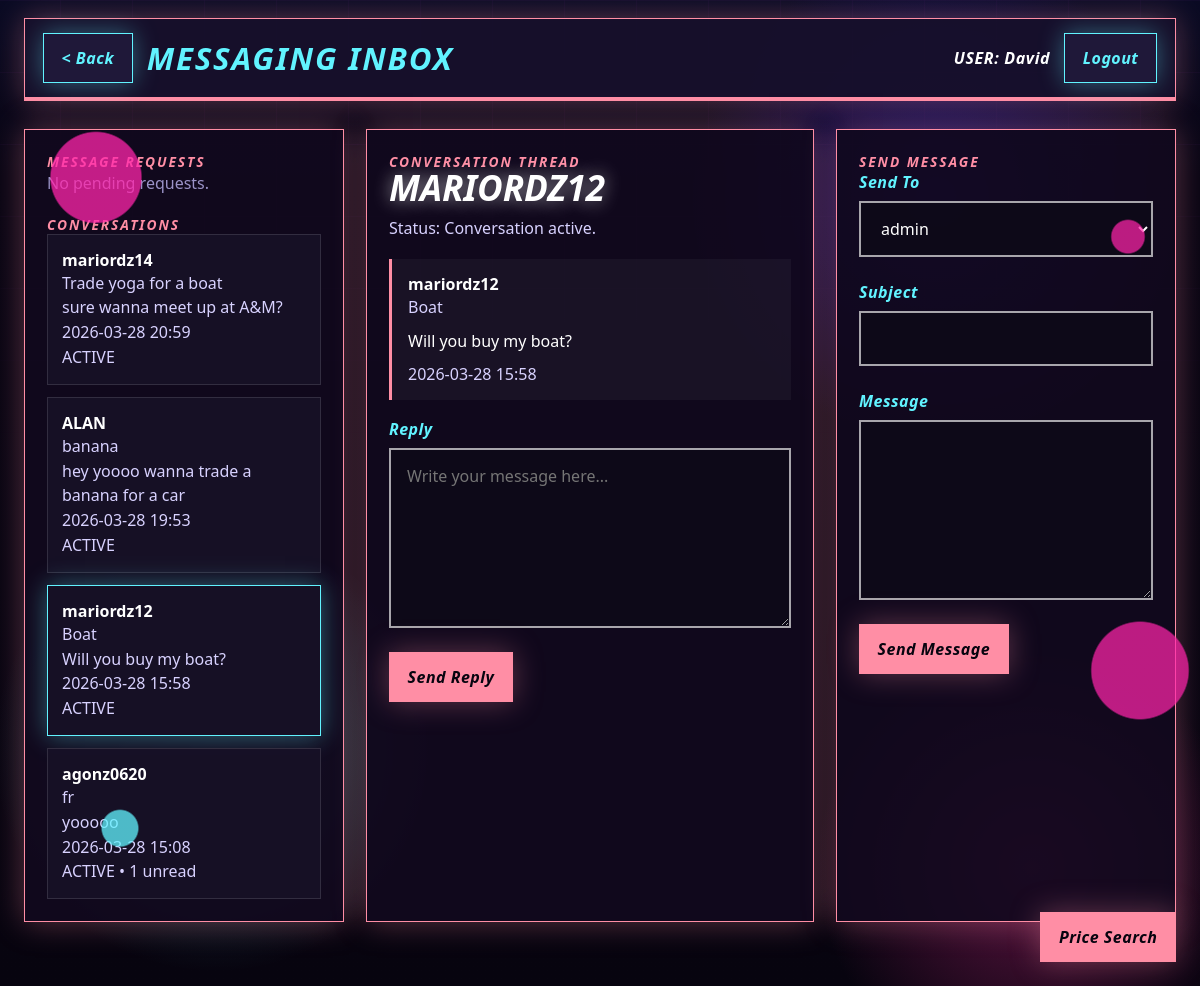
Page /inbox?conv=6 (signed in) on the committed database.
### tables this page shows
CREATE TABLE messages (
            id INTEGER PRIMARY KEY AUTOINCREMENT,
            sender_id INTEGER NOT NULL,
            receiver_id INTEGER NOT NULL,
            subject TEXT NOT NULL,
            body TEXT NOT NULL,
            item_id INTEGER,
            created_at TEXT NOT NULL,
            is_read INTEGER NOT NULL DEFAULT 0, conversation_id INTEGER,
            FOREIGN KEY(sender_id) REFERENCES users(id),
            FOREIGN KEY(receiver_id) REFERENCES users(id),
            FOREIGN KEY(item_id) REFERENCES items(id)
        );

CREATE TABLE conversations (
            id INTEGER PRIMARY KEY AUTOINCREMENT,
            user_one_id INTEGER NOT NULL,
            user_two_id INTEGER NOT NULL,
            requested_by INTEGER NOT NULL,
            status TEXT NOT NULL DEFAULT 'pending',
            created_at TEXT NOT NULL,
            updated_at TEXT NOT NULL,
            UNIQUE(user_one_id, user_two_id),
            FOREIGN KEY(user_one_id) REFERENCES users(id),
            FOREIGN KEY(user_two_id) REFERENCES users(id),
            FOREIGN KEY(requested_by) REFERENCES users(id)
        );

CREATE TABLE users (
            id INTEGER PRIMARY KEY AUTOINCREMENT,
            username TEXT UNIQUE NOT NULL,
            password TEXT NOT NULL,
            created_at TEXT NOT NULL
        );

### web_app.py (the view, shortened to what this page needs)
@app.route("/inbox", methods=["GET", "POST"])
@login_required
def inbox():
    user_id = current_user_id()
    assert user_id is not None
    requests = get_message_requests(user_id)
    conversations = get_visible_conversations(user_id)
    selected_conversation_id = request.args.get("conv", type=int)
    if selected_conversation_id is None and conversations:
        selected_conversation_id = conversations[0][0]
    selected_meta = None
    selected_messages: list[tuple] = []
    if selected_conversation_id is not None:
        selected_meta, selected_messages = get_conversation_messages(user_id, selected_conversation_id)
        if selected_meta is not None:
            mark_conversation_read(user_id, selected_conversation_id)
    users = get_all_users_except(user_id)
    return render_template(
        "inbox.html",
        requests=requests,
        conversations=conversations,
        selected_conversation_id=selected_conversation_id,
        selected_meta=selected_meta,
        selected_messages=selected_messages,
        users=users,
        current_user_id=user_id,
        format_timestamp=format_timestamp,
    )

### main.py (called while the page is built)
def get_db_connection() -> sqlite3.Connection:
    conn = sqlite3.connect(DB_NAME, timeout=10)
    conn.execute("PRAGMA journal_mode=WAL")
    return conn

def get_all_users_except(user_id: int) -> list[tuple[int, str]]:
    conn = get_db_connection()
    cur = conn.cursor()
    cur.execute(
        "SELECT id, username FROM users WHERE id != ? ORDER BY username COLLATE NOCASE",
        (user_id,),
    )
    rows = cur.fetchall()
    conn.close()
    return rows

def get_message_requests(user_id: int) -> list[tuple]:
    conn = get_db_connection()
    cur = conn.cursor()
    cur.execute(
        """
        SELECT c.id,
               u.username,
               m.subject,
               m.body,
               m.created_at,
               c.requested_by
        FROM conversations c
        JOIN messages m ON m.id = (
            SELECT MAX(id) FROM messages WHERE conversation_id = c.id
        )
        JOIN users u ON u.id = c.requested_by
        WHERE c.status = 'pending'
          AND c.requested_by != ?
          AND (c.user_one_id = ? OR c.user_two_id = ?)
        ORDER BY c.updated_at DESC
        """,
        (user_id, user_id, user_id),
    )
    rows = cur.fetchall()
    conn.close()
    return rows

def mark_conversation_read(user_id: int, conversation_id: int) -> None:
    conn = get_db_connection()
    cur = conn.cursor()
    cur.execute(
        """
        UPDATE messages
        SET is_read = 1
        WHERE conversation_id = ? AND receiver_id = ?
        """,
        (conversation_id, user_id),
    )
    conn.commit()
    conn.close()

def format_timestamp(timestamp_text: str) -> str:
    return timestamp_text[:16].replace("T", " ")

### web_app.py (called while the page is built)
def current_user_id() -> int | None:
    user_id = session.get("user_id")
    return int(user_id) if user_id is not None else None

def current_username() -> str:
    return session.get("username", "")

def login_required(view_func):
    @wraps(view_func)
    def wrapped_view(*args, **kwargs):
        if current_user_id() is None:
            return redirect(url_for("auth"))
        return view_func(*args, **kwargs)
    return wrapped_view

@app.context_processor
def inject_shell_context():
    return {
        "shell_username": current_username(),
        "photo_url": photo_url,
    }

### templates/inbox.html (shortened to what this page needs)
{% extends "base.html" %}
{% set topbar_title = "MESSAGING INBOX" %}
{% set back_endpoint = "hub" %}
{% block content %}
<section class="inbox-layout" style="margin-top: 28px;">
    <aside class="list-panel">
        <div class="section-label">Message Requests</div>
        <div class="sidebar-list">
            {% if requests %}
                {% for request_item in requests %}
                    <div class="request-card">
                        <strong>{{ request_item[1] }}</strong>
                        <div class="thread-meta">{{ request_item[2] }}</div>
                        <div class="thread-meta">{{ request_item[3] }}</div>
                        <div class="thread-meta">{{ format_timestamp(request_item[4]) }}</div>
                        <div class="button-row" style="margin-top: 12px;">
                            <form method="post">
                                <input type="hidden" name="action" value="approve">
                                <input type="hidden" name="conversation_id" value="{{ request_item[0] }}">
                                <button class="action-btn" type="submit">Approve</button>
                            </form>
                            <form method="post">
                                <input type="hidden" name="action" value="decline">
                                <input type="hidden" name="conversation_id" value="{{ request_item[0] }}">
                                <button class="danger-btn" type="submit">Decline</button>
                            </form>
                        </div>
                    </div>
                {% endfor %}
            {% else %}
                <div class="empty-state">No pending requests.</div>
            {% endif %}
        </div>
        <div class="section-label" style="margin-top: 20px;">Conversations</div>
        <div class="sidebar-list">
            {% if conversations %}
                {% for convo in conversations %}
                    <a class="conversation-card {% if selected_conversation_id == convo[0] %}active{% endif %}" href="{{ url_for('inbox', conv=convo[0]) }}">
                        <strong>{{ convo[1] }}</strong>
                        <div class="thread-meta">{{ convo[2] or "Trade Message" }}</div>
                        <div class="thread-meta">{{ convo[3][:72] }}{% if convo[3]|length > 72 %}...{% endif %}</div>
                        <div class="thread-meta">{{ format_timestamp(convo[4]) }}</div>
                        <div class="thread-meta">{{ convo[5]|upper }}{% if convo[6] %} • {{ convo[6] }} unread{% endif %}</div>
                    </a>
                {% endfor %}
            {% else %}
                <div class="empty-state">No conversations yet.</div>
            {% endif %}
        </div>
    </aside>
    <section class="thread-panel">
        <div class="section-label">Conversation Thread</div>
        {% if selected_meta %}
            <h2 class="auth-title" style="margin-top: 0;">{{ selected_meta[5] }}</h2>
            <div class="thread-meta" style="margin-bottom: 18px;">
                Status:
                {% if selected_meta[1] == "pending" and selected_meta[2] != current_user_id %}
                    Message request waiting for your approval.
                {% elif selected_meta[1] == "pending" %}
                    Request sent. Waiting for them to accept before chatting.
                {% else %}
                    Conversation active.
                {% endif %}
            </div>
            <div class="message-thread">
                {% for message in selected_messages %}
                    <div class="thread-bubble {% if message[1] == current_user_id %}self{% endif %}">
                        <strong>{{ message[2] }}</strong>
                        <div class="thread-meta">{{ message[3] }}</div>
                        <div style="margin-top: 10px;">{{ message[4] }}</div>
                        <div class="thread-meta" style="margin-top: 10px;">{{ format_timestamp(message[5]) }}</div>
                    </div>
                {% endfor %}
            </div>
            <form method="post" class="page-grid" style="margin-top: 18px;">
                <div class="field">
                    <label for="reply_body">Reply</label>
                    <textarea id="reply_body" name="body" placeholder="Write your message here..."></textarea>
                </div>
                <div class="button-row">
                    <button class="action-btn" type="submit">Send Reply</button>
                </div>
            </form>
        {% else %}
            <div class="empty-state">No conversation selected.</div>
        {% endif %}
    </section>
    <aside class="form-panel">
        <div class="section-label">Send Message</div>
        <form method="post" class="page-grid">
            <div class="field">
                <label for="recipient">Send To</label>
                <select id="recipient" name="recipient">
                    {% for user_id, username in users %}
                        <option value="{{ username }}">{{ username }}</option>
                    {% endfor %}
                </select>
            </div>
            <div class="field">
                <label for="subject">Subject</label>
                <input id="subject" name="subject">
            </div>
            <div class="field">
                <label for="body">Message</label>
                <textarea id="body" name="body"></textarea>
            </div>
            <div class="button-row">
                <button class="action-btn" type="submit">Send Message</button>
            </div>
        </form>
    </aside>
</section>
{% endblock %}

### static/site.css (style rules this page uses)
:root { --bg-main: #07040f; --bg-panel: rgba(18, 9, 31, 0.9); --bg-card: rgba(23, 17, 38, 0.92); --bg-input: rgba(13, 10, 24, 0.94); --bg-edge: rgba(32, 24, 58, 0.96); --cyan: #61f3ff; --pink: #ff8ea5; --purple: #b05cff; --green: #8affb6; --white: #ffffff; --soft: #d8d2ff; --muted: #9b93c8; --danger: #ff7298; --shadow-cyan: 0 0 24px rgba(97, 243, 255, 0.38); --shadow-pink: 0 0 30px rgba(255, 142, 165, 0.34); --shell-width: 1360px; }
* { box-sizing: border-box; }
html, body { margin: 0; min-height: 100%; }
body { font-family: "Bahnschrift", "Segoe UI", sans-serif; background: radial-gradient(circle at 18% 76%, rgba(97, 243, 255, 0.28), transparent 18%), radial-gradient(circle at 78% 20%, rgba(60, 35, 255, 0.32), transparent 20%), radial-gradient(circle at 86% 88%, rgba(255, 50, 158, 0.34), transparent 16%), linear-gradient(180deg, #0a0b24 0%, #090513 18%, #07040f 100%); color: var(--white); overflow-x: hidden; }
body::before, body::after { content: ""; position: fixed; inset: 0; pointer-events: none; }
body::before { background: linear-gradient(rgba(74, 31, 102, 0.45) 1px, transparent 1px) top center / 100% 72px, linear-gradient(90deg, rgba(74, 31, 102, 0.38) 1px, transparent 1px) top center / 72px 100%; mask: linear-gradient(to bottom, rgba(255,255,255,0.28), transparent 48%); }
body::after { background: radial-gradient(circle at 8% 18%, rgba(255, 36, 170, 0.75) 0 2.8rem, transparent 2.9rem), radial-gradient(circle at 94% 24%, rgba(255, 36, 170, 0.72) 0 1rem, transparent 1.1rem), radial-gradient(circle at 95% 68%, rgba(255, 36, 170, 0.72) 0 3rem, transparent 3.1rem), radial-gradient(circle at 10% 84%, rgba(97, 243, 255, 0.75) 0 1.1rem, transparent 1.2rem); }
a { color: inherit; text-decoration: none; }
.nav-btn, .action-btn, .ghost-btn, .danger-btn, .mini-btn { border: 1px solid transparent; background: var(--bg-edge); color: var(--white); padding: 0.8rem 1.1rem; font: inherit; font-weight: 700; font-style: italic; letter-spacing: 0.03em; cursor: pointer; transition: transform 0.15s ease, box-shadow 0.15s ease, background 0.15s ease; }
.action-btn { border-color: var(--pink); color: var(--bg-main); background: var(--pink); box-shadow: var(--shadow-pink); }
.page-grid { display: grid; gap: 24px; }
.hero-title, .section-title, .auth-title { margin: 12px 0; color: var(--white); font-style: italic; font-weight: 800; line-height: 0.95; text-transform: uppercase; text-shadow: 0 0 18px rgba(255,255,255,0.58); }
.panel, .agreement-panel, .form-panel, .list-panel, .thread-panel, .auth-panel { background: var(--bg-panel); border: 1px solid var(--pink); box-shadow: var(--shadow-pink); }
.panel, .agreement-panel, .form-panel, .list-panel, .thread-panel, .auth-panel { padding: 22px; }
.section-label { color: var(--pink); font-size: 0.86rem; font-style: italic; font-weight: 700; letter-spacing: 0.14em; text-transform: uppercase; }
.field { display: flex; flex-direction: column; gap: 8px; }
label { color: var(--cyan); font-style: italic; font-weight: 700; letter-spacing: 0.03em; }
input, select, textarea { width: 100%; border: 2px solid rgba(255, 255, 255, 0.64); background: var(--bg-input); color: var(--white); padding: 0.9rem 1rem; font: inherit; }
textarea { min-height: 180px; resize: vertical; }
.button-row { display: flex; gap: 12px; flex-wrap: wrap; }
.auth-title { font-size: 2.2rem; }
.browse-layout, .inbox-layout { display: grid; gap: 22px; }
.listing-meta, .thread-meta { color: var(--soft); line-height: 1.55; }
.inbox-layout { grid-template-columns: 320px minmax(0, 1fr) 340px; }
.sidebar-list, .message-thread { display: grid; gap: 12px; }
.thread-card, .request-card, .conversation-card { background: var(--bg-card); border: 1px solid rgba(255,255,255,0.12); padding: 14px; }
.conversation-card.active { border-color: var(--cyan); box-shadow: var(--shadow-cyan); }
.thread-bubble { background: rgba(255,255,255,0.04); border-left: 3px solid var(--pink); padding: 14px 16px; }
.empty-state { color: var(--muted); line-height: 1.5; }

### rows in the picture
messages: convo "mariordz14", subject "Trade yoga for a boat", body "sure wanna meet up at A&M?", created_at "2026-03-28 20:59", status "ACTIVE"
messages: convo "ALAN", subject "banana", body "hey yoooo wanna trade a banana for a car", created_at "2026-03-28 19:53", status "ACTIVE"
messages: convo "mariordz12", subject "Boat", body "Will you buy my boat?", created_at "2026-03-28 15:58", status "ACTIVE", username "mariordz12"
messages: convo "agonz0620", subject "fr", body "yooooo", created_at "2026-03-28 15:08", status "ACTIVE", convo "1"
users: username "MARIORDZ12"

### other values in the picture
{{ topbar_title or "CYBER XCHANGE" }} "MESSAGING INBOX"
{{ shell_username }} "David"
form field recipient "admin"
